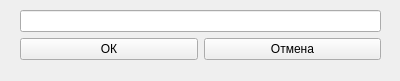
<?xml version="1.0" encoding="UTF-8"?>
<ui version="4.0">
 <class>headereditor</class>
 <widget class="QWidget" name="headereditor">
  <property name="geometry">
   <rect>
    <x>0</x>
    <y>0</y>
    <width>400</width>
    <height>81</height>
   </rect>
  </property>
  <property name="windowTitle">
   <string>Редактирование заголовка</string>
  </property>
  <widget class="QWidget" name="">
   <property name="geometry">
    <rect>
     <x>20</x>
     <y>10</y>
     <width>361</width>
     <height>51</height>
    </rect>
   </property>
   <layout class="QGridLayout" name="gridLayout">
    <item row="0" column="0" colspan="2">
     <widget class="QLineEdit" name="header_name"/>
    </item>
    <item row="1" column="0">
     <widget class="QPushButton" name="ok">
      <property name="text">
       <string>ОК</string>
      </property>
     </widget>
    </item>
    <item row="1" column="1">
     <widget class="QPushButton" name="cancel">
      <property name="text">
       <string>Отмена</string>
      </property>
     </widget>
    </item>
   </layout>
  </widget>
 </widget>
 <resources/>
 <connections/>
</ui>
